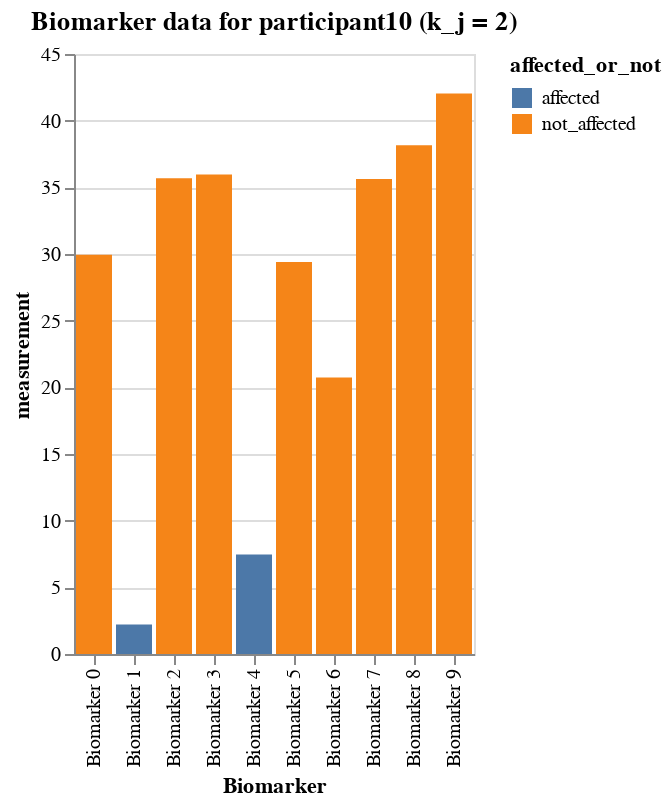

This figure's notebook cell:
### Markdown cell above
### A certain participant's data

### Code cell
# participant 10
participant10_data = df_expanded[df_expanded.participant == 10]
alt.Chart(participant10_data).mark_bar().encode(
    x='Biomarker',
    y='measurement',
    color=alt.Color(
        'affected_or_not:N'
    ),
    tooltip=['Biomarker', 'affected_or_not', 'measurement']
).interactive().properties(
    title=f'Biomarker data for participant10 (k_j = {participant10_data.k_j.to_list()[0]})'
)

### Figure 1 — Vega-Lite specification as saved in the notebook (floating-point values rounded to 4 significant figures)
{"config": {"view": {"continuousWidth": 300, "continuousHeight": 300}}, "data": {"name": "data-57a319c770c8b0a61a682244f84edd91"}, "mark": {"type": "bar"}, "encoding": {"color": {"field": "affected_or_not", "type": "nominal"}, "tooltip": [{"field": "Biomarker", "type": "nominal"}, {"field": "affected_or_not", "type": "nominal"}, {"field": "measurement", "type": "quantitative"}], "x": {"field": "Biomarker", "type": "nominal"}, "y": {"field": "measurement", "type": "quantitative"}}, "params": [{"name": "param_5", "select": {"type": "interval", "encodings": ["x", "y"]}, "bind": "scales"}], "title": "Biomarker data for participant10 (k_j = 2)", "$schema": "https://vega.github.io/schema/vega-lite/v5.16.3.json", "datasets": {"data-57a319c770c8b0a61a682244f84edd91": [{"Biomarker": "Biomarker 0", "participant": 10, "measurement": 29.95, "k_j": 2, "S_n": 8, "affected_or_not": "not_affected"}, {"Biomarker": "Biomarker 1", "participant": 10, "measurement": 2.205, "k_j": 2, "S_n": 1, "affected_or_not": "affected"}, {"Biomarker": "Biomarker 2", "participant": 10, "measurement": 35.69, "k_j": 2, "S_n": 9, "affected_or_not": "not_affected"}, {"Biomarker": "Biomarker 3", "participant": 10, "measurement": 35.97, "k_j": 2, "S_n": 4, "affected_or_not": "not_affected"}, {"Biomarker": "Biomarker 4", "participant": 10, "measurement": 7.456, "k_j": 2, "S_n": 2, "affected_or_not": "affected"}, {"Biomarker": "Biomarker 5", "participant": 10, "measurement": 29.41, "k_j": 2, "S_n": 3, "affected_or_not": "not_affected"}, {"Biomarker": "Biomarker 6", "participant": 10, "measurement": 20.74, "k_j": 2, "S_n": 7, "affected_or_not": "not_affected"}, {"Biomarker": "Biomarker 7", "participant": 10, "measurement": 35.62, "k_j": 2, "S_n": 10, "affected_or_not": "not_affected"}, {"Biomarker": "Biomarker 8", "participant": 10, "measurement": 38.16, "k_j": 2, "S_n": 6, "affected_or_not": "not_affected"}, {"Biomarker": "Biomarker 9", "participant": 10, "measurement": 42.05, "k_j": 2, "S_n": 5, "affected_or_not": "not_affected"}]}}
